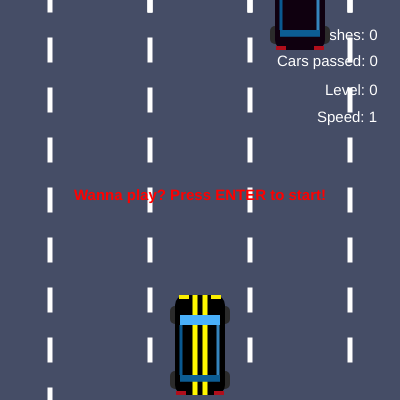
Frame 1 (no input)
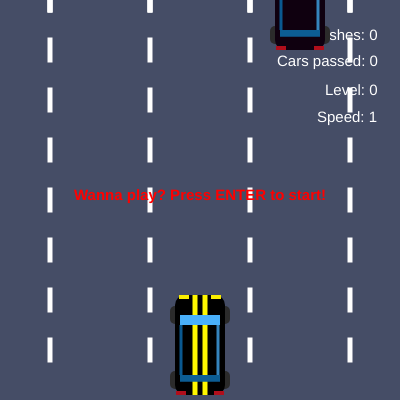
Frame 60 (no input)
Frame 120 (the mouse pressed at the canvas centre since frame 60): identical to frame 60, image omitted

The p5.js sketch that drew these frames (run headless with seeded random() and noise() and a simulated clock; from frame 60 on, the mouse is pressed at the canvas centre):

// p5.js sketch
// ── sketch.js
let speed, randomNum, randomColor, enemyCarColor, stripesYs, car, enemyCar;
let shift, enemyCars, enemyCarsXs;

let carsPassed, level, crushes;

let startScreen, game, pause, end;

function setup() {
  //setting canvas
  canvasWidth = 400;
  canvasHeight = 400;
  createCanvas(canvasWidth, canvasHeight);

  noStroke(); //bez konturów
  rectMode(CENTER); // x i y są centralnymi współrzędnymi, nie lewym górnym rogiem!

  shift = 100; // number of pixels to be shifted when car goes left/ right
  
  speed = 1;
  
  startScreen = true;
  game = false;
  pause = false;
  end = false;

  carsPassed = 0;
  level = 0;
  crushes = 0;

  //tablica samochodów przeciwników = tablica obiektów !!!
  //to, z czym wchodzimy w interakcję, tuż po wywołaniu postaci!
  //z randomowym x oraz stałą odległością pomiędzy autami y
  enemyCar = []; //array to store enemyCars properties

  for (let i = 0; i < 100; i++) {
    //adding an enemyCar to the array
    enemyCar.push(new EnemyCar(0 - i * 450)); //odejmujemy y-ki!!!
  }

  car = new Car(); //inicjacja samochodu gracza

  randomNum = floor(random(0, 3));
  randomColor = random(0, 255);

  enemyCarColor = color(randomColor, 0, randomColor);
  //tablica y-ków pasków
  stripesYs = [];
  for (var i = 0; i < 10; i++) {
    stripesYs.push(0 + i * 50);
  }
}

function draw() {
  background(69, 77, 102); //tło = droga
  
  // carPassed, level & speed text style:
  textAlign(LEFT);
  fill("white");
  textStyle(NORMAL);
  textSize(15);
  text("Crushes: " + crushes, 305, 40);
  text("Cars passed: " + carsPassed, 277, 66);
  text("Level: " + level, 325, 95);
  text("Speed: " + speed, 317, 122);

  car.draw();

  //draw stripes
  for (let j = 0; j < 4; j++) {
    for (let i = 0; i < 10; i++) {
      fill(255, 255, 255);
      rect(50 + j * 100, stripesYs[i], 5, 25);
      if (game) {
        stripesYs[i] += speed;

      }
      if (stripesYs[i] >= 400) {
        stripesYs[i] = 0;
      }
    }
  }

  //adding an enemyCar to the array
  for (let i = 0; i < enemyCar.length; i++) {
    if (game) {
      enemyCar[i].y += speed * 4;
    }

    enemyCar[i].draw();

    //check for crush
    if (car.crush(enemyCar[i])) {
      crushes++;
    }

    //check for pass an enemyCar
    if (car.passed(enemyCar[i])) {
      carsPassed++;
    }
  }

  if (startScreen || pause) {
    textAlign(CENTER);
    fill("red");
    textStyle(BOLD);
    text(
      "Wanna play? Press ENTER to start!",
      canvasWidth / 2,
      canvasHeight / 2
    );
    speed = 0;
  } else {
    speed = 1;
  }
  
  level = floor(carsPassed / 10);
  speed = 1 + level * 0.2;

  // end game check & text
  if (crushes === 5) {
    textAlign(CENTER);
    fill("red");
    textStyle(BOLD);
    text(
      "You lose! Wanna play again? Press ENTER!",
      canvasWidth / 2,
      canvasHeight / 2
    );
    speed = 0;
    end = true;
    game = false;
    pause = false;
  }
}

// p5 function for KeyReleased events
keyReleased = function () {
  //samochód skręca dopiero kiedy puścisz klawisz
  if (keyCode === LEFT_ARROW) {
    car.left();
  }

  if (keyCode === RIGHT_ARROW) {
    car.right();
  }
  
  if (keyCode === ENTER) {
    if (startScreen) {
      startScreen = false;
      pause = false;
      game = true;
    } else {
      if (pause) {
        pause = false;
        game = true;
      } else {
        if (game) {
          game = false;
          pause = true;
        } else {
          if (end) {
            speed = 1;

            game = true;
            pause = false;
            end = false;

            carsPassed = 0;
            level = 0;
            crushes = 0;
            
            enemyCars = [];
          }
        }
      }
    }
  }
};

//--------------------------- CAR CONSTRUCTOR -------------------
let Car = function () {
  this.x = canvasWidth / 2;
  this.y = canvasHeight - 55;
  this.width = 50; //stała szerokość samochodu
  this.height = 100; //stała długość samochodu
};

Car.prototype.draw = function () {
  this.x = constrain(this.x, 100, 300);

  //wheels
  fill(43, 43, 43);
  rect(this.x - 25, this.y - 30, 10, 18, 20); //lewe przednie koło
  rect(this.x + 25, this.y - 30, 10, 18, 20); //lewe prawe koło
  rect(this.x - 25, this.y + 35, 10, 18, 20); //lewe tylne koło
  rect(this.x + 25, this.y + 35, 10, 18, 20); //prawe tylne koło

  //karoseria
  fill(0, 0, 0);
  rect(this.x, this.y, this.width, this.height, 10);

  //paski
  fill(255, 247, 0);
  rect(this.x - 5, this.y, this.width / 10, this.height); //yellow stripes
  rect(this.x + 5, this.y, this.width / 10, this.height); //yellow stripes

  //szyby
  fill(73, 176, 250); //przednia
  rect(this.x, this.y - this.height / 4, 40, this.height / 10);
  fill(12, 93, 148); //tylna
  rect(this.x, this.y + this.height / 3, 40, this.height / 15);
  fill(10, 89, 145); //lewa
  rect(this.x - 19, this.y + 5, 3, this.height / 2);
  fill(53, 132, 189); //prawa
  rect(this.x + 18, this.y + 5, 3, this.height / 2);

  //lights
  fill(250, 238, 0);
  rect(this.x - 16, this.y - 48, 10, 4); //left light
  rect(this.x + 16, this.y - 48, 10, 4); //right light

  //tylne światła
  fill(176, 14, 27);
  rect(this.x - 19, this.y + 48, 10, 4); //left light
  rect(this.x + 19, this.y + 48, 10, 4); //right light
};

Car.prototype.left = function () {
  //samochód skręca dopiero kiedy puścisz klawisz
  //precyzyjnie na kolejny pas
  if (this.x === 200) {
    this.x = 100;
  }

  if (this.x === 300) {
    this.x = 200;
  }
};

Car.prototype.right = function () {
  if (this.x === 200) {
    this.x = 300;
  }

  if (this.x === 100) {
    this.x = 200;
  }
};

//detekcja zderzenia
Car.prototype.crush = function (enemyCar) {
  if (
    this.x === enemyCar.x &&
    this.y - this.height / 2 <= enemyCar.y + enemyCar.height / 2 &&
    this.y + this.height / 2 >= enemyCar.y - enemyCar.height / 2
  ) {
    enemyCar.x = -500; //wynosimy uderzony samochód poza ekran, ale x, nie y!!!

    let textY = this.y - 64;

    fill(255, 0, 0); // wyświetlenie napisu "CRUSH!!!" podczas zderzenia

    rect(this.x, this.y - 70, this.width * 2, this.height / 3);
    fill(255, 255, 255);
    textSize(20);
    text("CRUSH!!!", this.x - 44, textY);
    textY = 500;

    return true;
  }
};

//detekcja minięcia samochodów
Car.prototype.passed = function (enemyCar) {
  if (enemyCar.y >= canvasHeight && enemyCar.y < canvasHeight + speed * 4) {
    return true; //carsPassed++;
  }
};

//-------------------KONSTRUKTOR SAMOCHODU PRZECIWNIKA------------------
let EnemyCar = function (y) {
  this.x = canvasWidth / 2 + floor(random(-1, 2)) * 100;
  this.y = y;
  this.width = 50;
  this.height = 100;
};

EnemyCar.prototype.draw = function () {
  //wheels
  fill(43, 43, 43);
  rect(this.x - 25, this.y - 30, 10, 18, 20); //lewe przednie koło
  rect(this.x + 25, this.y - 30, 10, 18, 20); //lewe prawe koło
  rect(this.x - 25, this.y + 35, 10, 18, 20); //lewe tylne koło
  rect(this.x + 25, this.y + 35, 10, 18, 20); //prawe tylne koło

  //karoseria
  fill(enemyCarColor);
  rect(this.x, this.y, this.width, this.height, 10);

  //szyby
  fill(73, 176, 250); //przednia
  rect(this.x, this.y - this.height / 4, 40, this.height / 10);
  fill(12, 93, 148); //tylna
  rect(this.x, this.y + this.height / 3, 40, this.height / 15);
  fill(10, 89, 145); //lewa
  rect(this.x - 19, this.y + 5, 3, this.height / 2);
  fill(53, 132, 189); //prawa
  rect(this.x + 18, this.y + 5, 3, this.height / 2);

  //lights
  fill(250, 238, 0);
  rect(this.x - 16, this.y - 48, 10, 4); //left light
  rect(this.x + 16, this.y - 48, 10, 4); //right light

  //tylne światła
  fill(176, 14, 27);
  rect(this.x - 19, this.y + 48, 10, 4); //left light
  rect(this.x + 19, this.y + 48, 10, 4); //right light
};

// ── style.css
html,
body {
  margin: auto;
  padding: 0;
  background-color: rgb(22, 21, 22);
  max-width: 400px;
  text-align: center;
  font-family: monospace, sans-serif;
  color: white;
}

canvas {
  display: block;
}
